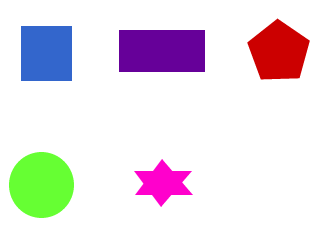
%> input picture matlab/data/shapes23.png, 315 x 250 px
$ octave lab01_dac_trung_vung_nhi_phan.m   (GNU Octave 9; MATLAB toolbox functions it lacks are replaced by stand-ins)
%> lines starting %> are read from the running program, lines starting %| are printed output that depends on the picture; in (x1, y1, x2, y2) boxes, pixels count from 0 and x2, y2 are one past the last pixel; in counts of white or black regions, pixels touching at a corner belong together; the program's own positions count from 1
%% LAB 1 - DAC TRUNG VUNG NHI PHAN
clear; close all; clc;
scriptDir=fileparts(mfilename('fullpath'));
I=imread(fullfile(scriptDir,'..','data','shapes23.png'));
%> I is the input picture: size 250x315x3 uint8; mean R, G, B 232.5, 224.9, 230.4
if ndims(I)==3, I=rgb2gray(I); end
%> after `I=rgb2gray(I)`:
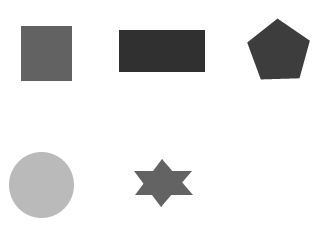
%> I: size 250x315 uint8; min 48, max 255, mean 227.8
BW=imbinarize(I); if mean(BW(:))>.5, BW=~BW; end
%> after `BW=imbinarize(I)`:
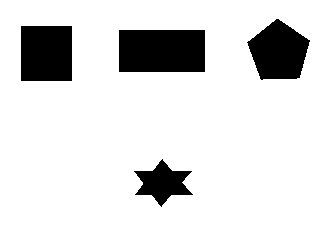
%> BW: size 250x315 logical; 86.8% white; 4 black regions, box (x1, y1, x2, y2) and area: (119, 30, 205, 72) 3612, (21, 26, 72, 81) 2805, (247, 19, 310, 80) 2624, (134, 159, 193, 207) 1393
%> after `BW=~BW`: BW: size 250x315 logical; 13.2% white; 4 white regions
CC=bwconncomp(BW,8); L=labelmatrix(CC);
%> after `CC=bwconncomp(BW,8)`: CC = 4 connected components
%> after `L=labelmatrix(CC)`:
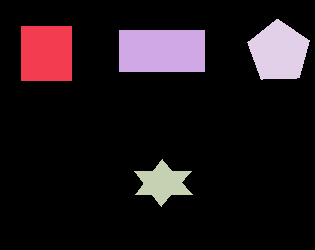
%> L: size 250x315 uint8; 5 distinct labels, from 0 to 4; one colour per label, 0 black
S=regionprops(CC,'Area','Centroid','Perimeter','MajorAxisLength','MinorAxisLength','Eccentricity','EulerNumber','BoundingBox');
%> S = 4 regions; box (x1, y1, x2, y2), Area, Centroid, MajorAxisLength, MinorAxisLength and Eccentricity: (119, 30, 205, 72) 3612 [162.5 51.5] 99.3 48.5 0.873, (21, 26, 72, 81) 2805 [47 54] 63.51 58.89 0.374, (247, 19, 310, 80) 2624 [279.5 52.4] 58.96 57.65 0.21, (134, 159, 193, 207) 1393 [163.5 183.5] 52.53 37.55 0.699
area=[S.Area]'; perimeter=[S.Perimeter]'; ecc=[S.Eccentricity]';
%> after `area=[S.Area]'`: area = [2805; 3612; 1393; 2624]
%> after `perimeter=[S.Perimeter]'`: perimeter = [203.5; 246.6; 194.4; 192.5]
%> after `ecc=[S.Eccentricity]'`: ecc = [0.374; 0.873; 0.699; 0.21]
circularity=4*pi*area./max(perimeter.^2,eps); aspect=[S.MajorAxisLength]'./max([S.MinorAxisLength]',eps);
%> after `circularity=4*pi*area./max(perimeter.^2,eps)`: circularity = [0.851; 0.746; 0.463; 0.89]
%> after `aspect=[S.MajorAxisLength]'./max([S.MinorAxisLength]',eps)`: aspect = [1.08; 2.05; 1.4; 1.02]
features=[area circularity ecc aspect [S.EulerNumber]'];
%> features = [2805 0.851 0.374 1.08 1; 3612 0.746 0.873 2.05 1; 1393 0.463 0.699 1.4 1; 2624 0.89 0.21 1.02 1]
figure('Name','Lab 1 - Binary region features');
subplot(1,2,1); imshow(label2rgb(L,'jet','k','shuffle')); title(sprintf('%d thanh phan',CC.NumObjects));
%> after `imshow(label2rgb(L,'jet','k','shuffle'))`:
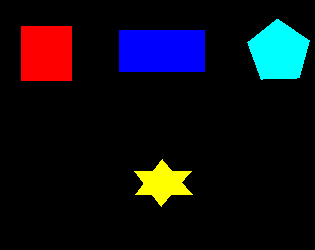
%> displayed picture: size 250x315x3, on the screen's scale of 0 to 255; mean R, G, B 13.6, 13, 20.2
subplot(1,2,2); scatter(circularity,ecc,45,area,'filled'); xlabel('Circularity'); ylabel('Eccentricity'); colorbar; grid on;
%> after `grid on`:
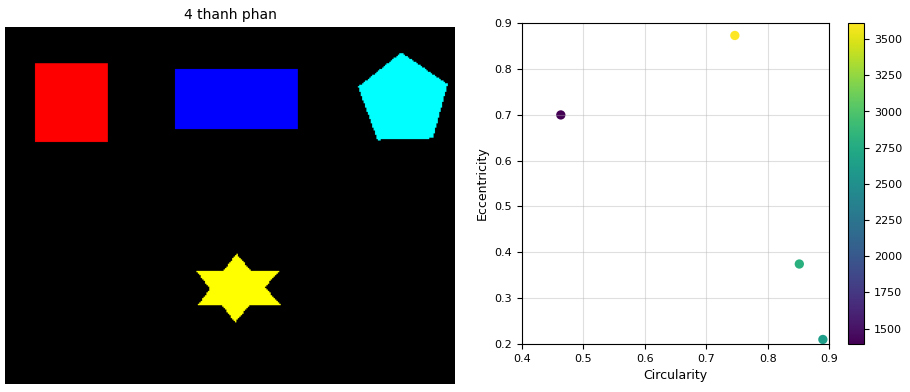
%> figure redrawn from the program's plot data, 2 panels
disp('Cot vector: [area circularity eccentricity aspectRatio EulerNumber]'); disp(features);
%|    2.8050e+03   8.5137e-01   3.7439e-01   1.0784e+00   1.0000e+00
%|    3.6120e+03   7.4642e-01   8.7264e-01   2.0476e+00   1.0000e+00
%|    1.3930e+03   4.6315e-01   6.9940e-01   1.3991e+00   1.0000e+00
%|    2.6240e+03   8.8971e-01   2.0986e-01   1.0228e+00   1.0000e+00
